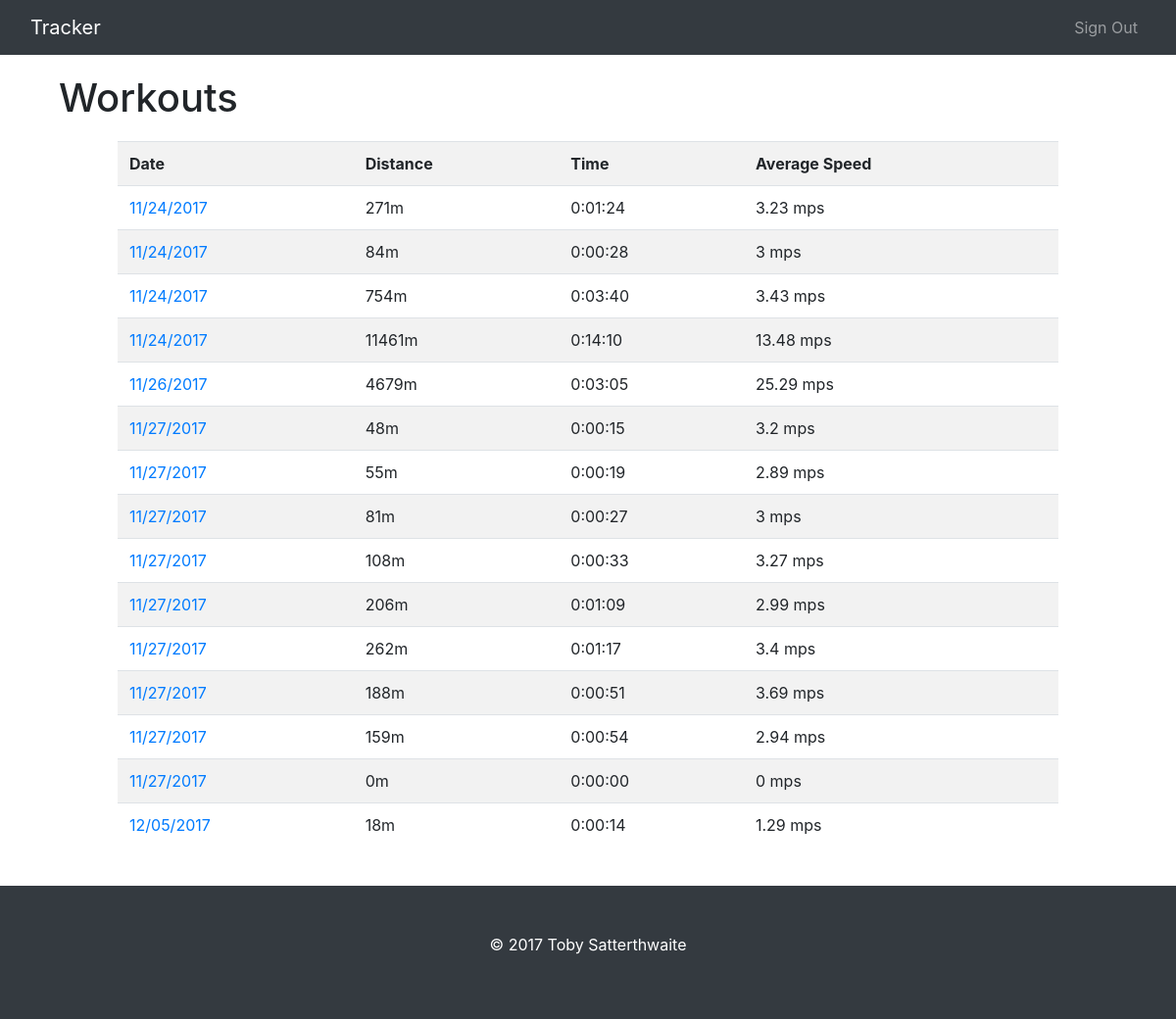
Page /Website/index.php (signed in) on the committed database.
### tables this page shows
CREATE TABLE `workouts` (
  `id` int(11) NOT NULL,
  `userid` int(11) NOT NULL,
  `time` int(11) NOT NULL,
  `distance` int(11) NOT NULL,
  `speed` double NOT NULL,
  `date` date NOT NULL
);

### Website/index.php (the view, shortened to what this page needs)
<?php
	include 'header.php';
?>
<div id="title">
	<h1>Workouts</h1>
</div>
<div id="container">
	<?php
		include 'sql.php';
		$id = $_COOKIE["id"];
		$sql = $conn->prepare("SELECT * FROM workouts WHERE userid=?");
		$sql->bind_param("i", $id);
		$sql->execute();
		$result = $sql->get_result();
		if ($result->num_rows > 0) {
			echo "<table class='table table-striped table-hover'><tr><th>Date</th><th>Distance</th><th>Time</th><th>Average Speed</th></tr>";
			while ($row = $result->fetch_assoc()) {
				$date = date_create($row["date"]);
				$distance = $row["distance"] . "m";
				$hours = floor($row["time"] / 3600);
				$mins = floor($row["time"] / 60 % 60);
				if ($mins < 10) {
					$mins = "0" . $mins;
				}
				$secs = floor($row["time"] % 60);
				if ($secs < 10) {
					$secs = "0" . $secs;
				}
				$time = $hours . ":" . $mins . ":" . $secs;
				$speed = round($row["speed"], 2) . " mps";
				echo "<tr><td><a href='workout.php?workoutid=" . $row["id"] . "'>" . date_format($date, "m/d/Y") . "</a></td><td>" . $distance . "</td><td>" . $time . "</td><td>" . $speed . "</td></tr>";
			}
			echo "</table>";
		} else {
			echo "No workouts yet!";
		}
	?>
</div>
<?php
	include 'footer.php';
?>

### Website/header.php (shortened to what this page needs)
<html>
	<head>
		<link rel="stylesheet" href="https://maxcdn.bootstrapcdn.com/bootstrap/4.0.0-beta.2/css/bootstrap.min.css">
		<link rel="stylesheet" href="style.css" type="text/css">
	</head>
	<body>
		<nav class="navbar navbar-expand-lg navbar-dark bg-dark">
			<div class="container-fluid">
				<div class="navbar-header">
					<a class="navbar-brand" href="/">Tracker</a>
				</div>
				<ul class="navbar-nav ml-auto">
					<?php
						if (isset($_COOKIE["id"])) {
							echo "<li class='nav-item'><a href='logout.php' class='nav-link'>Sign Out</a></li>";
						} else {
							echo "<li class='nav-item'><a href='in.php' class='nav-link'>Sign In</a></li>";
							echo "<li class='nav-item'><a href='up.php' class='nav-link'>Sign Up</a></li>";
						}
					?>
				</ul>
			</div>
		</nav>

### Website/footer.php
		<footer class="py-5 bg-dark">
			<div class="container">
				<div class="container-fluid">
					<p class="text-center text-white">&copy; 2017 Toby Satterthwaite</p>
				</div>
			</div>
		</footer>
	</body>
</html>

### Website/style.css (style rules this page uses)
#container { width:80%; margin:auto; margin-top:20px; margin-bottom:40px; }
#title { width:90%; margin:auto; margin-top:20px; }

### rows in the picture
workouts: date "11/24/2017", distance "271m", time "0:01:24", speed "3.23 mps"
workouts: date "11/24/2017", distance "84m", time "0:00:28", speed "3 mps"
workouts: date "11/24/2017", distance "754m", time "0:03:40", speed "3.43 mps"
workouts: date "11/24/2017", distance "11461m", time "0:14:10", speed "13.48 mps"
workouts: date "11/26/2017", distance "4679m", time "0:03:05", speed "25.29 mps"
workouts: date "11/27/2017", distance "48m", time "0:00:15", speed "3.2 mps"
workouts: date "11/27/2017", distance "55m", time "0:00:19", speed "2.89 mps"
workouts: date "11/27/2017", distance "81m", time "0:00:27", speed "3 mps"
workouts: date "11/27/2017", distance "108m", time "0:00:33", speed "3.27 mps"
workouts: date "11/27/2017", distance "206m", time "0:01:09", speed "2.99 mps"
workouts: date "11/27/2017", distance "262m", time "0:01:17", speed "3.4 mps"
workouts: date "11/27/2017", distance "188m", time "0:00:51", speed "3.69 mps"
workouts: date "11/27/2017", distance "159m", time "0:00:54", speed "2.94 mps"
workouts: date "11/27/2017", distance "0m", time "0:00:00", speed "0 mps"
workouts: date "12/05/2017", distance "18m", time "0:00:14", speed "1.29 mps"
